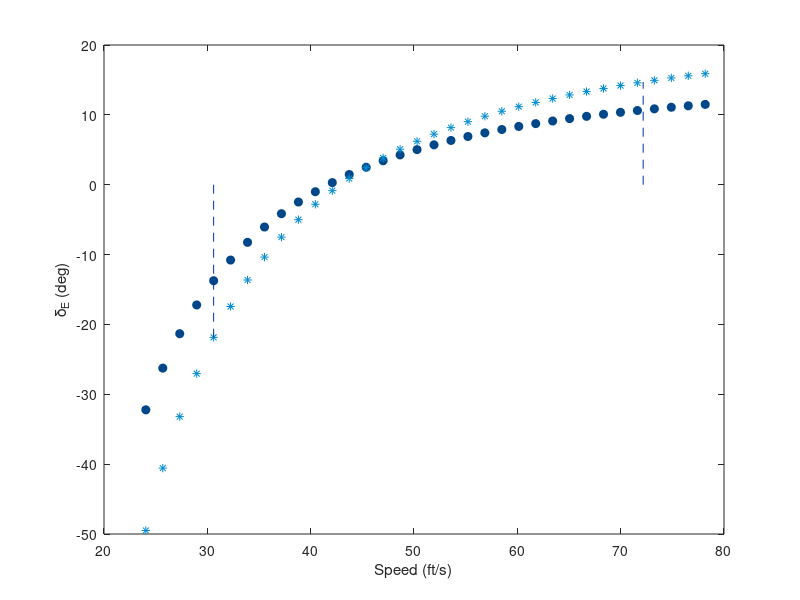

MATLAB code to generate this figure: (Note: this script raises an error after producing the figure.)
clc
clear

% Conversion factors
meters_to_feet = 3.28084;
y_axis_stretch_factor = 2.5;

% Original data in SI units
Vmax = 22; % m/s
Vs = 9.33; % m/s
Sw = 1.41; % m^2
Sh = 0.313; % m^2
Cbar = 0.58; % m
Tmax = 49.5; % N
rho = 1.225; % kg/m^3
Cmo = 0.0012;
zT = 0.025; % m
CLa = 0.068 * 57.3; % 1/rad
CLah = 0.061 * 57.3; %  1/rad
CLa_wf = 0.069 * 57.3;
g = 9.81; % m/s^2
m = 16; % kg
CLo = 0.956;
taw = 0.6; % Effectiveness parameter
etha_h = 0.9; % Tail Efficiency
lh = 1.108; % m from main landing gear
AR_w = 4.48; % Aspect Ratio of wing
de_da = ((CLa * 2) / (3.14 * AR_w)); % Downwash
CLdE = -CLah * etha_h * Sh * taw / Sw;

% Most aft cg
xcg = 0; % m from main landing gear
h_to_ho = (0.4 - 0.3684) / Cbar; % m
l_h1 = lh + xcg; %m
VH1 = (l_h1 * Sh) / (Sw * Cbar);
CmdE1 = -CLah * etha_h * VH1 * taw;
Cma1 = CLa_wf * h_to_ho - CLah * etha_h * Sh * (l_h1 / Cbar) * (1 - de_da) / Sw;

% Most forward cg
xcg = 0.025; % m from main landing gear
h_to_ho = (0.4 - 0.3684 - 0.025) / Cbar; % m
l_h2 = lh + xcg; % m
VH2 = (l_h2 * Sh) / (Sw * Cbar);
CmdE2 = -CLah * etha_h * VH2 * taw;
Cma2 = CLa_wf * h_to_ho - CLah * etha_h * Sh * (l_h2 / Cbar) * (1 - de_da) / Sw;

i = 1;
for U1 = Vs - 2 : 0.5 : Vmax + 2
    qbar = 0.5 * rho * U1^2;
    CL1 = (m * g) / (qbar * Sw);
    f1 = ((Tmax * zT) / (qbar * Sw * Cbar)) + Cmo;
    dE1(i) = -((f1 * CLa) + (CL1 - CLo) * Cma1) / (CLa * CmdE1 - Cma1 * CLdE);
    dE2(i) = -((f1 * CLa) + (CL1 - CLo) * Cma2) / (CLa * CmdE2 - Cma2 * CLdE);
    V(i) = U1;
    i = i + 1;
end

% Stretch and 2.5x all y-axis graph line values
dE1 = dE1 * y_axis_stretch_factor;
dE2 = dE2 * y_axis_stretch_factor;

% Plotting
figure;
plot(V * meters_to_feet, dE1 * 57.3, 'o', 'Color', [0 0.2784 0.5373], 'MarkerFaceColor', [0 0.2784 0.5373]);
hold on;
plot(V * meters_to_feet, dE2 * 57.3, '*', 'Color', [0 0.5451 0.8157]);

grid off;
xlabel('Speed (ft/s)')
ylabel('\delta_E (deg)')

% Find the values of dE1 and dE2 at Vmax and Vs
dE1_at_Vmax = interp1(V, dE1, Vmax, 'linear', 'extrap');
dE2_at_Vmax = interp1(V, dE2, Vmax, 'linear', 'extrap');
dE1_at_Vs = interp1(V, dE1, Vs, 'linear', 'extrap');
dE2_at_Vs = interp1(V, dE2, Vs, 'linear', 'extrap');

% Add vertical lines at Vmax and Vs
line([Vmax * meters_to_feet, Vmax * meters_to_feet], [0, dE2_at_Vmax * 57.3], 'Color', [0 0.1922 0.6235], 'LineStyle', '--');
line([Vs * meters_to_feet, Vs * meters_to_feet], [0, dE2_at_Vs * 57.3], 'Color', [0 0.1922 0.6235], 'LineStyle', '--');

% Add labels for the vertical lines
text(Vmax * meters_to_feet, dE2_at_Vmax * 57.3, [' Vdive = ' num2str(round(Vmax*meters_to_feet,1)) ' ft/s'], 'VerticalAlignment', 'bottom', 'HorizontalAlignment', 'right', 'Color', [0 0.1922 0.6235]);
text(Vs * meters_to_feet, dE2_at_Vs * 57.3, [' Vstall = ' num2str(round(Vs*meters_to_feet,1)) ' ft/s'], 'VerticalAlignment', 'bottom', 'HorizontalAlignment', 'left', 'Color', [0 0.1922 0.6235]);

% Update the legend with the correct labels
legend('Most aft cg', 'Most forward cg', 'Location', 'Best');

hold off;
